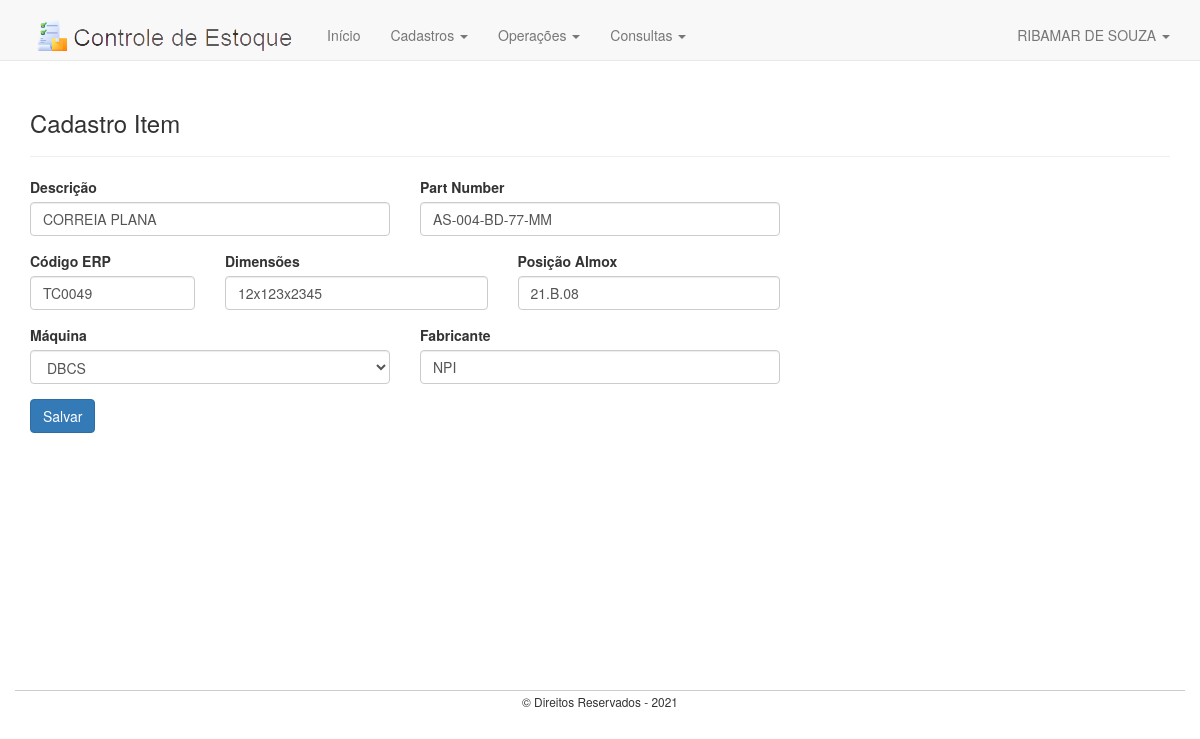
Page /item.php?id=1 (signed in) on the committed database.
### tables this page shows
CREATE TABLE `itens` (
  `id_item` int(11) NOT NULL PRIMARY KEY AUTO_INCREMENT,
  `descricao` varchar(100) NOT NULL,
  `codigo_erp` varchar(10) NOT NULL,
  `part_number` varchar(65) DEFAULT NULL,
  `fabricante` varchar(65) DEFAULT NULL,
  `maquina` varchar(30) DEFAULT NULL,
  `dimensoes` varchar(65) DEFAULT NULL,
  `posicao_almox` varchar(20) DEFAULT NULL
);

### database/crud-mysqli.php (called while the page is built, shortened)
<?php
function abrirConexao()
{
	$conexao = @mysqli_connect("localhost", "root", "", "estoque")
		or die(mysqli_connect_error());
	return $conexao;
}
function executar($sql)
{
	$conexao = abrirConexao();
	$qry = @mysqli_query($conexao, $sql)
		or die(@mysqli_error($conexao));
	return $qry;
}
function consultar($tabela, $condicao = null, $campos = "*")
{
	$sql = "SELECT {$campos} FROM {$tabela} {$condicao}";
	$qry = executar($sql);
	if (!mysqli_num_rows($qry)) {
		return false;
	} else {
		while ($linha = @mysqli_fetch_assoc($qry)) {
			$dados[] = $linha;
		}
		return $dados;
	}
}

### item.php (the view, shortened to what this page needs)
<?php include 'template/header.php' ?>
<?php if (isset($_SESSION['usuario_id']) && $_SESSION['usuario_perfil'] == "admin") { ?>
<?php
	require 'database/crud-mysqli.php';
	$id = isset($_GET['id']) ? $_GET['id'] : null;
	$dados = consultar("itens", "where id_item = '$id'");
	if ($dados) {
		foreach ($dados as $item) {}
	} else {
		$dados = "";
	}
?>
	<div class="container" style="min-height:630px;margin-top:60px">
		<h3 style="margin-top:50px">Cadastro Item</h3><hr>
		<form action="oper/cadastro-item.php" method="post">
			<div class="row">
				<div class="form-group col-md-4">
					<label>Descrição</label>
					<input type="text" class="form-control" name="descricao" required
						value="<?php echo $item['descricao'] ?>">
				</div>
				<div class="form-group col-md-4">
					<label>Part Number</label>
					<input type="text" class="form-control" name="part-number"
						value="<?php echo $item['part_number'] ?>">
				</div>
			</div>
			<div class="row">
				<div class="form-group col-md-2">
					<label>Código ERP</label>
					<input type="text" class="form-control" name="cod-erp" required
						value="<?php echo $item['codigo_erp'] ?>">
				</div>
				<div class="form-group col-md-3">
					<label>Dimensões</label>
					<input type="text" class="form-control" name="dimensoes"
						value="<?php echo $item['dimensoes'] ?>">
				</div>
				<div class="form-group col-md-3">
					<label>Posição Almox</label>
					<input type="text" class="form-control" name="posicao"
						value="<?php echo $item['posicao_almox'] ?>">
				</div>
			</div>
			<div class="row">
				<div class="form-group col-md-4">
					<label>Máquina</label>
					<select class="form-control" name="maquina">
						<option value="DBCS"
						<?php if(isset($item['maquina']) && $item['maquina'] == "DBCS")
							{ echo "selected";}  ?>>DBCS</option>
					</select>
				</div>
				<div class="form-group col-md-4">
					<label>Fabricante</label>
					<input type="text" class="form-control" name="fabricante"
						value="<?php echo $item['fabricante'] ?>">
				</div>
			</div>
			<button type="submit" class="btn btn-primary" name="submit">Salvar</button>
		</form>
	</div>
<?php
} else {
	echo "<script type='text/javascript'>
			window.location.href='index.php'
		</script>";
}
?>
<?php include 'template/footer.php' ?>

### rows in the picture
itens: descricao "CORREIA PLANA", part-number "AS-004-BD-77-MM", cod-erp "TC0049", dimensoes "12x123x2345", posicao "21.B.08", maquina "DBCS", fabricante "NPI"

### other values in the picture
$_SESSION['usuario_nome'] "RIBAMAR DE SOUZA"
